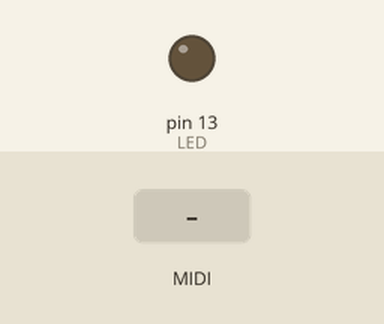
A sketch run on a simulated Arduino Uno, built with avr-gcc and run on an emulated ATmega328P. Parts: output pins drawn as LEDs (lit = HIGH). The test bench sets the inputs (shaded band). MIDI output is not drawn; what the sketch prints to the serial monitor is not drawn.

Above: at 1.2 s.
1.3 s: MIDI note 36 received
At 1.45 s:
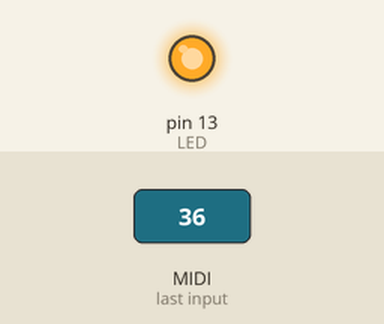
3.1 s: MIDI note 48 received
At 4.6 s:
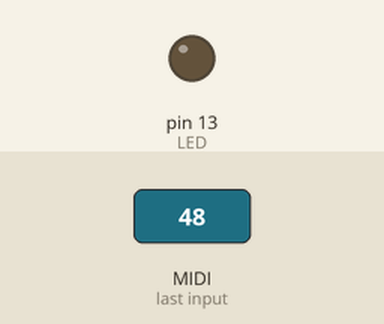
4.9 s: MIDI note 60 received
At 5.05 s:
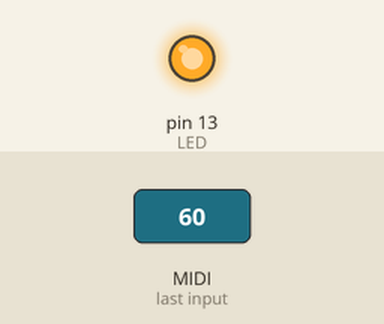
Timing chart, 0 to 7.9 s (numbered marks = the images above; inputs shaded):
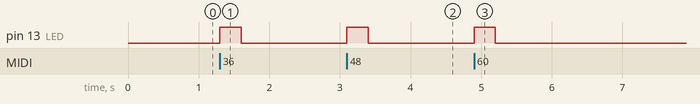

Measured:
- after the input at 1.3 s, pin 13 (LED): LOW → HIGH at once, → LOW 0.30 s later
- after the input at 3.1 s, pin 13 (LED): LOW → HIGH at once, → LOW 0.30 s later
- after the input at 4.9 s, pin 13 (LED): LOW → HIGH at once, → LOW 0.30 s later

The sketch:

softserial.ino
```cpp
#include <MIDI.h>  // Add Midi Library
#include <SoftwareSerial.h>

SoftwareSerial swSerial(2, 11); // RX, TX

MIDI_CREATE_INSTANCE(SoftwareSerial, swSerial, midiSw1);

#define LED 13    // Arduino Board LED is on Pin 13

void setup()
{
  pinMode (LED, OUTPUT); // Set Arduino board pin 13 to output

  midiSw1.begin(MIDI_CHANNEL_OMNI);
  midiSw1.setHandleNoteOn(MyHandleNoteOn);
  midiSw1.setHandleNoteOff(MyHandleNoteOff);

  Serial.begin(115200);
}

void loop()
{
  midiSw1.read();
}

void MyHandleNoteOn(byte channel, byte pitch, byte velocity)
{
  digitalWrite(LED, HIGH); //Turn LED on
  //0x903C60
  //Serial.println(0b10010000);
  //Serial.println(0b00111100);
  //Serial.println(0b01100000);
  //Serial.write(0x90);
  //Serial.write(0x3C);
  //Serial.write(0x60);
  Serial.write(0x90);
  Serial.write(pitch);
  Serial.write(velocity);
}

void MyHandleNoteOff(byte channel, byte pitch, byte velocity)
{
  digitalWrite(LED, LOW); //Turn LED off
  //0x803C60
  //Serial.println(0b10000000);
  //Serial.println(0b00111100);
  //Serial.println(0b01100000);
  Serial.write(0x80);
  Serial.write(pitch);
  Serial.write(velocity);
}
```
